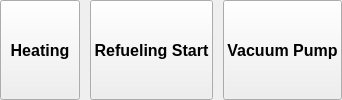
                      <widget class="QWidget" name="btn_group_b">
                       <layout class="QHBoxLayout" name="horizontalLayout_43">
                        <property name="spacing">
                         <number>10</number>
                        </property>
                        <property name="leftMargin">
                         <number>0</number>
                        </property>
                        <property name="topMargin">
                         <number>0</number>
                        </property>
                        <property name="rightMargin">
                         <number>0</number>
                        </property>
                        <property name="bottomMargin">
                         <number>0</number>
                        </property>
                        <item>
                         <widget class="QPushButton" name="heat_btn_b">
                          <property name="sizePolicy">
                           <sizepolicy hsizetype="Preferred" vsizetype="Preferred">
                            <horstretch>0</horstretch>
                            <verstretch>0</verstretch>
                           </sizepolicy>
                          </property>
                          <property name="maximumSize">
                           <size>
                            <width>16777215</width>
                            <height>150</height>
                           </size>
                          </property>
                          <property name="font">
                           <font>
                            <family>Segoe UI</family>
                            <pointsize>12</pointsize>
                            <weight>75</weight>
                            <bold>true</bold>
                           </font>
                          </property>
                          <property name="styleSheet">
                           <string notr="true"/>
                          </property>
                          <property name="text">
                           <string>Heating</string>
                          </property>
                          <property name="checkable">
                           <bool>true</bool>
                          </property>
                         </widget>
                        </item>
                        <item>
                         <widget class="QPushButton" name="refuel_btn_b">
                          <property name="sizePolicy">
                           <sizepolicy hsizetype="Preferred" vsizetype="Preferred">
                            <horstretch>0</horstretch>
                            <verstretch>0</verstretch>
                           </sizepolicy>
                          </property>
                          <property name="maximumSize">
                           <size>
                            <width>16777215</width>
                            <height>150</height>
                           </size>
                          </property>
                          <property name="font">
                           <font>
                            <family>Segoe UI</family>
                            <pointsize>12</pointsize>
                            <weight>75</weight>
                            <bold>true</bold>
                           </font>
                          </property>
                          <property name="styleSheet">
                           <string notr="true"/>
                          </property>
                          <property name="text">
                           <string>Refueling Start</string>
                          </property>
                          <property name="checkable">
                           <bool>true</bool>
                          </property>
                         </widget>
                        </item>
                        <item>
                         <widget class="QPushButton" name="vacuum_btn_b">
                          <property name="sizePolicy">
                           <sizepolicy hsizetype="Preferred" vsizetype="Preferred">
                            <horstretch>0</horstretch>
                            <verstretch>0</verstretch>
                           </sizepolicy>
                          </property>
                          <property name="maximumSize">
                           <size>
                            <width>16777215</width>
                            <height>150</height>
                           </size>
                          </property>
                          <property name="font">
                           <font>
                            <family>Segoe UI</family>
                            <pointsize>12</pointsize>
                            <weight>75</weight>
                            <bold>true</bold>
                           </font>
                          </property>
                          <property name="styleSheet">
                           <string notr="true"/>
                          </property>
                          <property name="text">
                           <string>Vacuum Pump</string>
                          </property>
                          <property name="checkable">
                           <bool>true</bool>
                          </property>
                         </widget>
                        </item>
                       </layout>
                      </widget>
